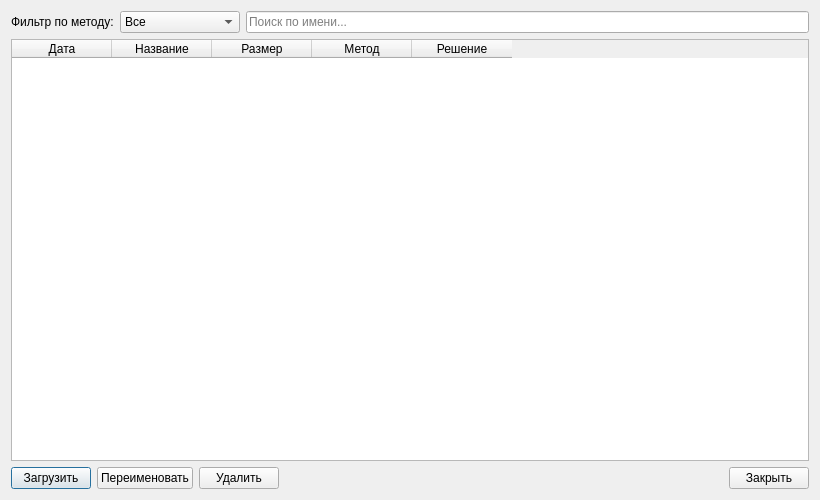
<?xml version="1.0" encoding="UTF-8"?>
<ui version="4.0">
 <class>HistoryWindow</class>
 <widget class="QDialog" name="HistoryWindow">
  <property name="geometry">
   <rect>
    <x>0</x>
    <y>0</y>
    <width>820</width>
    <height>500</height>
   </rect>
  </property>
  <property name="windowTitle">
   <string>История решений</string>
  </property>
  <layout class="QVBoxLayout" name="verticalLayout">
   <item>
    <layout class="QHBoxLayout" name="filterLayout">
     <item>
      <widget class="QLabel" name="labelFilter">
       <property name="text">
        <string>Фильтр по методу:</string>
       </property>
      </widget>
     </item>
     <item>
      <widget class="QComboBox" name="comboFilter">
       <item>
        <property name="text">
         <string>Все</string>
        </property>
       </item>
       <item>
        <property name="text">
         <string>Метод Гаусса</string>
        </property>
       </item>
       <item>
        <property name="text">
         <string>Метод Крамера</string>
        </property>
       </item>
      </widget>
     </item>
     <item>
      <widget class="QLineEdit" name="editSearch">
       <property name="placeholderText">
        <string>Поиск по имени...</string>
       </property>
      </widget>
     </item>
    </layout>
   </item>
   <item>
    <widget class="QTableWidget" name="tableHistory">
     <property name="columnCount">
      <number>5</number>
     </property>
     <column>
      <property name="text">
       <string>Дата</string>
      </property>
     </column>
     <column>
      <property name="text">
       <string>Название</string>
      </property>
     </column>
     <column>
      <property name="text">
       <string>Размер</string>
      </property>
     </column>
     <column>
      <property name="text">
       <string>Метод</string>
      </property>
     </column>
     <column>
      <property name="text">
       <string>Решение</string>
      </property>
     </column>
    </widget>
   </item>
   <item>
    <layout class="QHBoxLayout" name="buttonsLayout">
     <item>
      <widget class="QPushButton" name="btnLoad">
       <property name="text">
        <string>Загрузить</string>
       </property>
      </widget>
     </item>
     <item>
      <widget class="QPushButton" name="btnRename">
       <property name="text">
        <string>Переименовать</string>
       </property>
      </widget>
     </item>
     <item>
      <widget class="QPushButton" name="btnDelete">
       <property name="text">
        <string>Удалить</string>
       </property>
      </widget>
     </item>
     <item>
      <spacer name="horizontalSpacer">
       <property name="orientation">
        <enum>Qt::Horizontal</enum>
       </property>
       <property name="sizeHint" stdset="0">
        <size>
         <width>40</width>
         <height>20</height>
        </size>
       </property>
      </spacer>
     </item>
     <item>
      <widget class="QPushButton" name="btnClose">
       <property name="text">
        <string>Закрыть</string>
       </property>
      </widget>
     </item>
    </layout>
   </item>
  </layout>
 </widget>
 <resources/>
 <connections/>
</ui>
